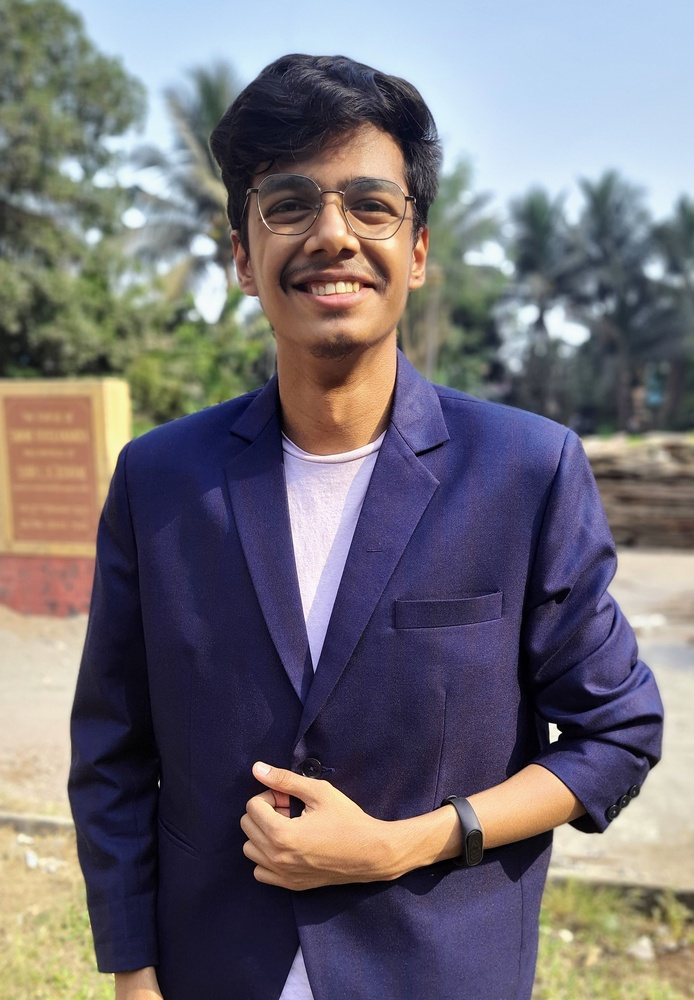
#> input picture DAY 2/face/test_imgs/Nachiket Suryawanshi.jpg, 694 x 1000 px, shrunk from 2353 x 3389 before the run, given in place of the camera
$ jupyter execute Live_Sketch_Using_Webcam.ipynb   (text cells are left out)
#> lines starting #> are read from the running program, lines starting #| are printed output that depends on the picture; after the words box and inside, x2 and y2 are one past the last pixel; in counts of white or black regions, pixels touching at a corner belong together
#> further down, frame is the input picture: shape (1000, 694, 3); mean B, G, R 117.9, 111.1, 115.5
[cell 1]
import cv2
import numpy as np

[cell 2]
# Our sketch generating function
def sketch(image):
    # Convert image to grayscale
    img_gray = cv2.cvtColor(image, cv2.COLOR_BGR2GRAY)
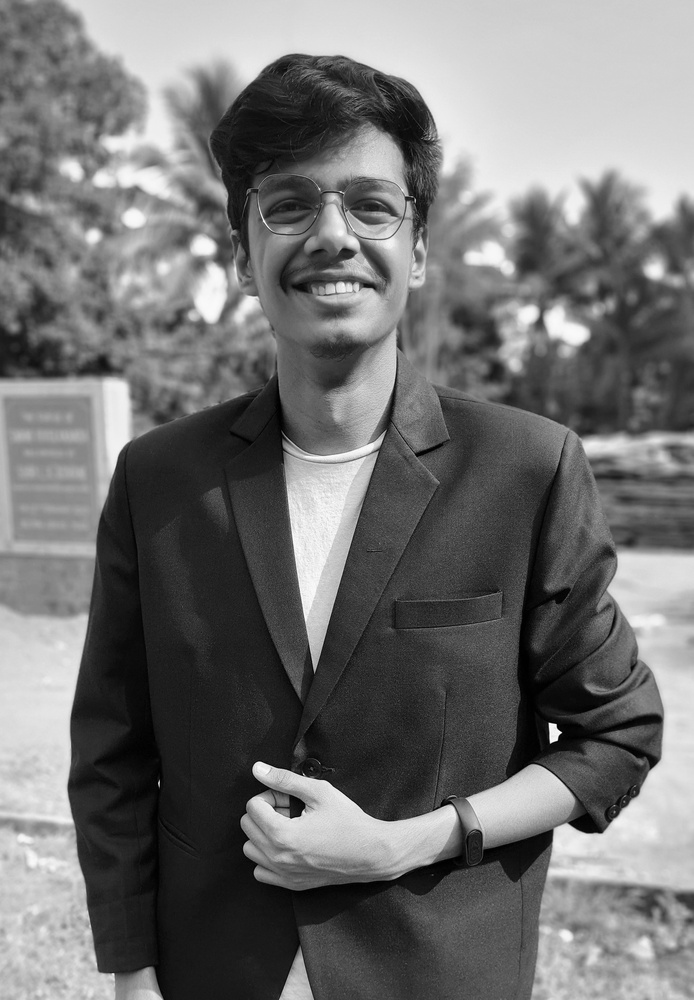
#> img_gray: shape (1000, 694); min 0, max 255, mean 113.2

    # Clean up image using Guassian Blur
    img_gray_blur = cv2.GaussianBlur(img_gray, (5,5), 0)

    # Extract edges
    canny_edges = cv2.Canny(img_gray_blur, 10, 70)
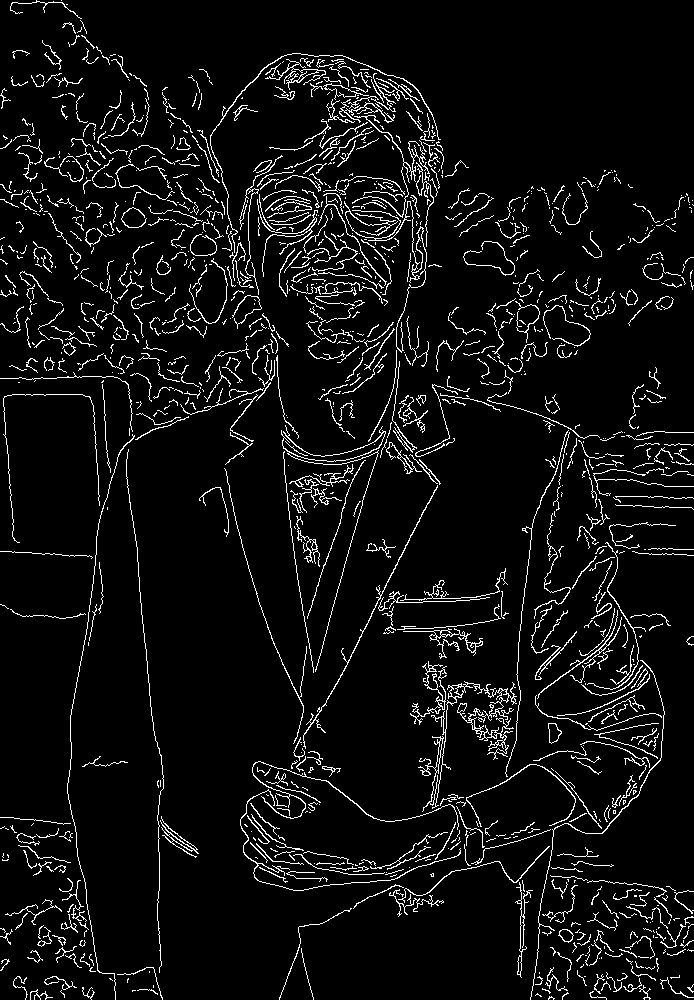
#> canny_edges: shape (1000, 694); 6.1% white in thin lines or dots

    # Do an invert binarize the image
    ret, mask = cv2.threshold(canny_edges, 70, 255, cv2.THRESH_BINARY_INV)
#> mask: shape (1000, 694); 93.9% white; black in thin lines or dots
    return mask

[cell 3]
# Initialize webcam, cap is the object provided by VideoCapture
# It contains a boolean indicating if it was sucessful (ret)
# It also contains the images collected from the webcam (frame)
cap = cv2.VideoCapture(0)

while True:
    ret, frame = cap.read()
    cv2.imshow('Our Live Sketcher', sketch(frame))
    k=cv2.waitKey(1)
#> (key Esc is pressed here)
    if k == 13: #13 is the Enter Key
        break
# Release camera and close windows
cap.release()
cv2.destroyAllWindows()

$ run again, on DAY 2/face/test_imgs/blaze.jpg
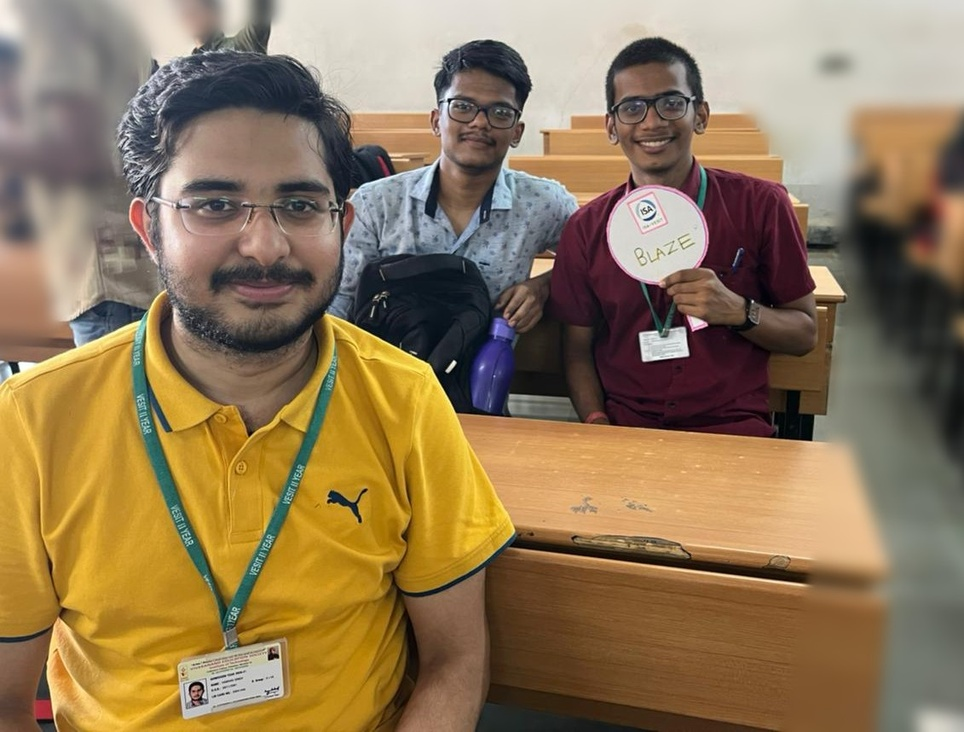
#> input picture DAY 2/face/test_imgs/blaze.jpg, 964 x 732 px, shrunk from 1131 x 858 before the run, given in place of the camera
#> frame is the input picture: shape (732, 964, 3); mean B, G, R 87.3, 120.5, 143.8
#> in sketch, `img_gray = cv2.cvtColor(image, cv2.COLOR_BGR2GRAY)`:
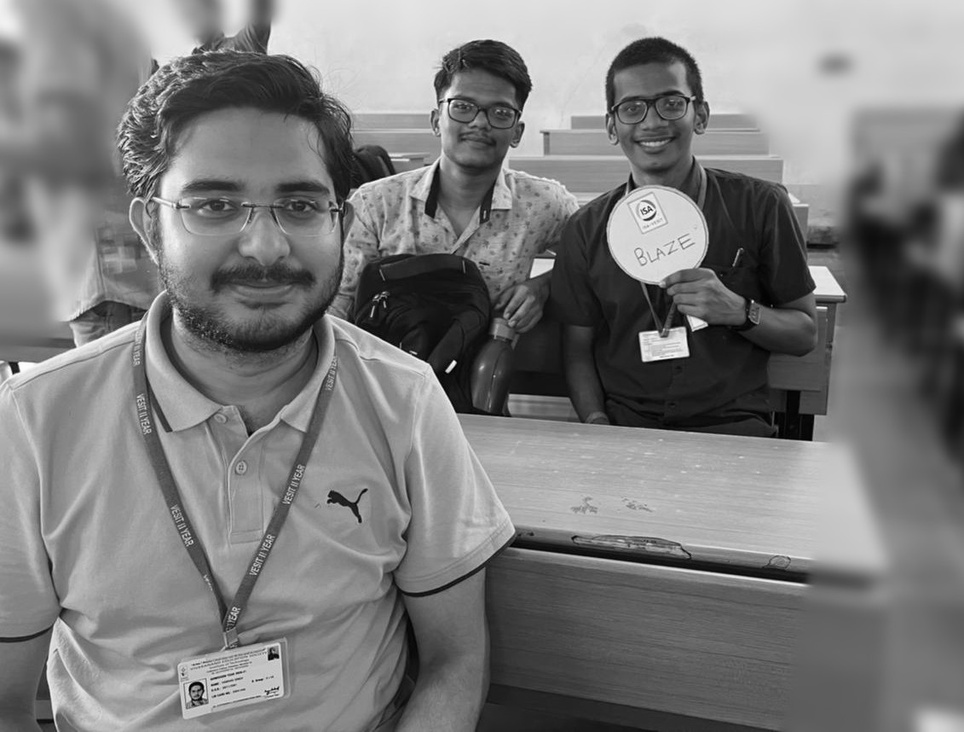
#> img_gray: shape (732, 964); min 0, max 255, mean 123.7
#> in sketch, `canny_edges = cv2.Canny(img_gray_blur, 10, 70)`:
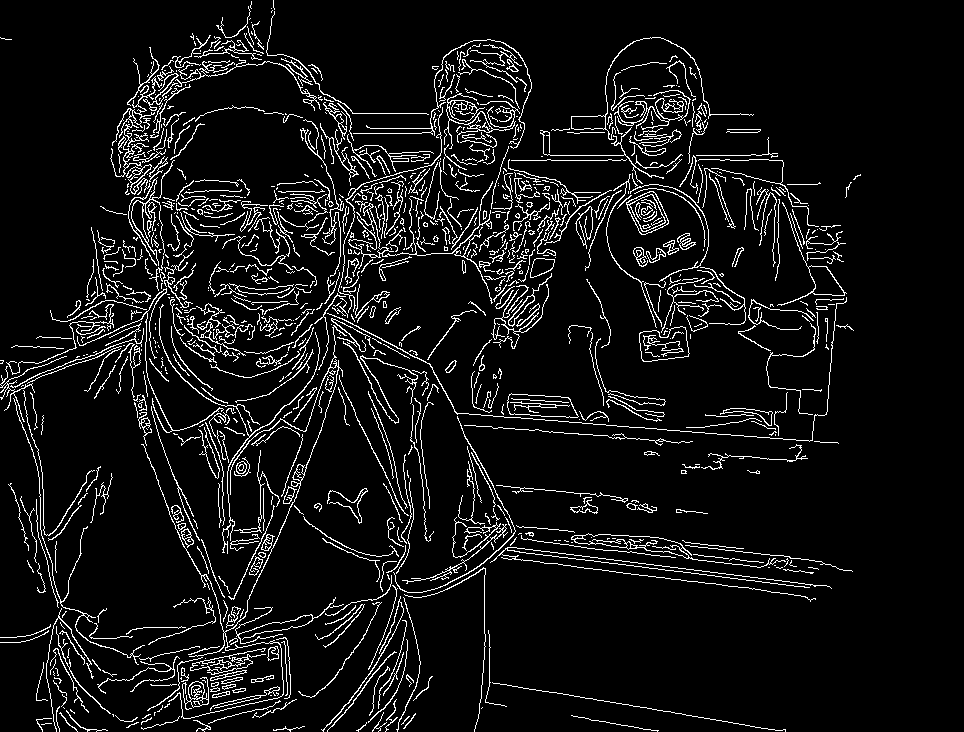
#> canny_edges: shape (732, 964); 7.4% white in thin lines or dots, all inside (x1, y1, x2, y2) = (0, 0, 861, 732)

$ run again, on DAY 2/face/test_imgs/t1.jpeg
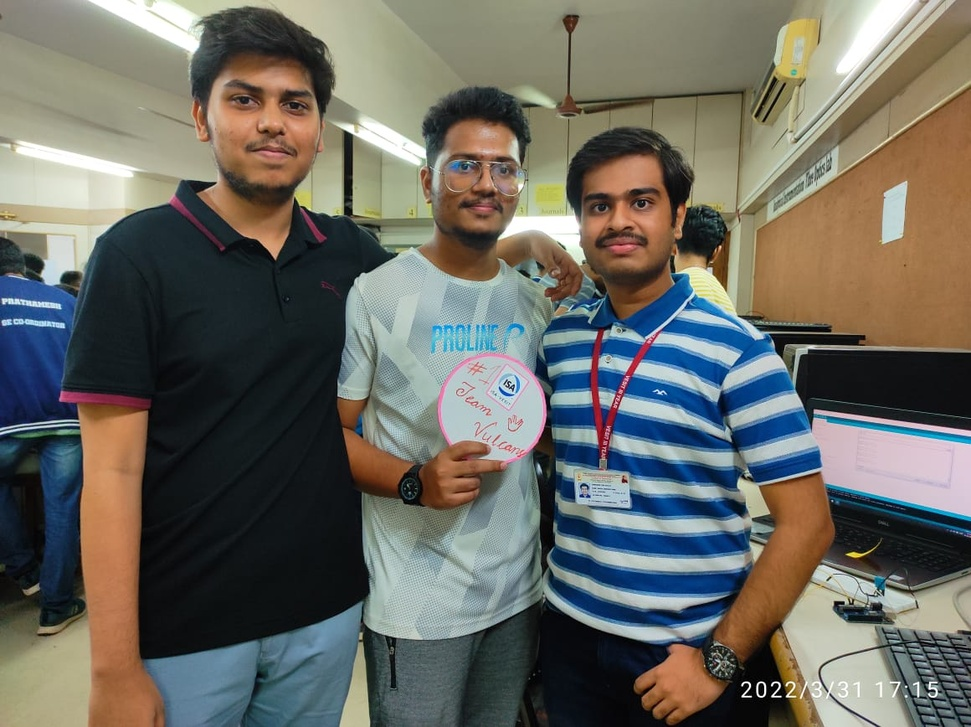
#> input picture DAY 2/face/test_imgs/t1.jpeg, 971 x 727 px, shrunk from 1160 x 868 before the run, given in place of the camera
#> frame is the input picture: shape (727, 971, 3); mean B, G, R 98.4, 106, 106.7
#> in sketch, `img_gray = cv2.cvtColor(image, cv2.COLOR_BGR2GRAY)`:
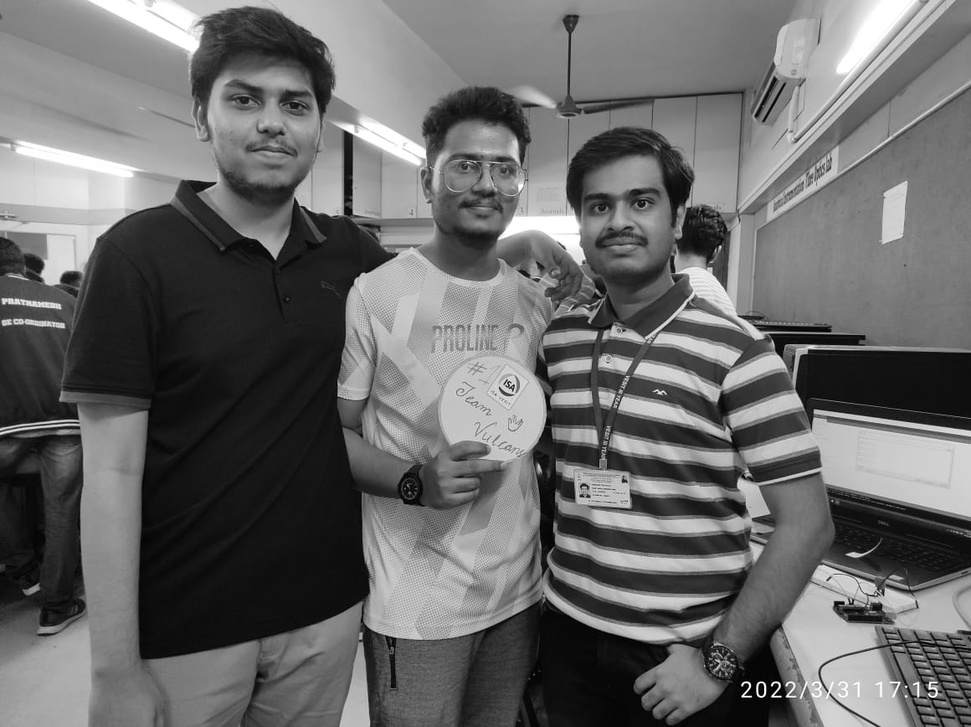
#> img_gray: shape (727, 971); min 0, max 255, mean 105.3
#> in sketch, `canny_edges = cv2.Canny(img_gray_blur, 10, 70)`:
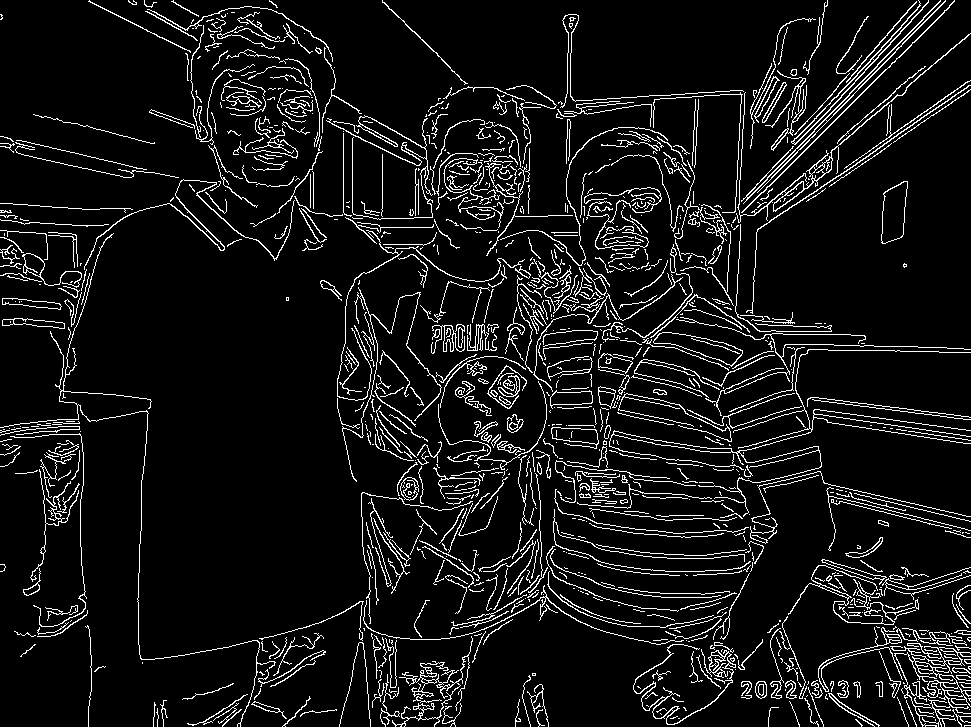
#> canny_edges: shape (727, 971); 8% white in thin lines or dots
#> mask: shape (727, 971); 92% white; black in thin lines or dots

$ run again, on DAY 2/face/test_imgs/t2.png
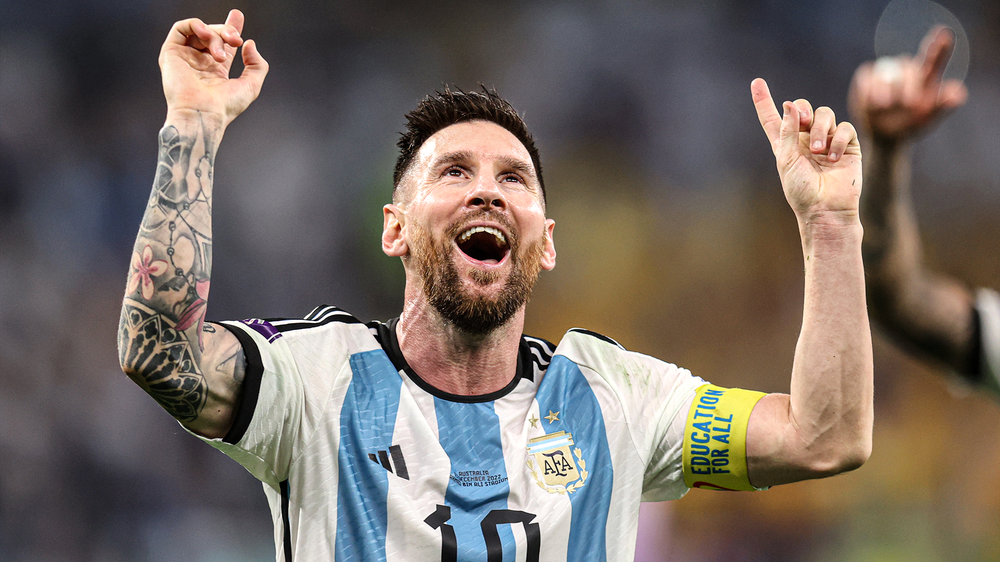
#> input picture DAY 2/face/test_imgs/t2.png, 1000 x 562 px, shrunk from 1920 x 1080 before the run, given in place of the camera
#> frame is the input picture: shape (562, 1000, 3); mean B, G, R 99, 105.7, 115.7
#> in sketch, `img_gray = cv2.cvtColor(image, cv2.COLOR_BGR2GRAY)`:
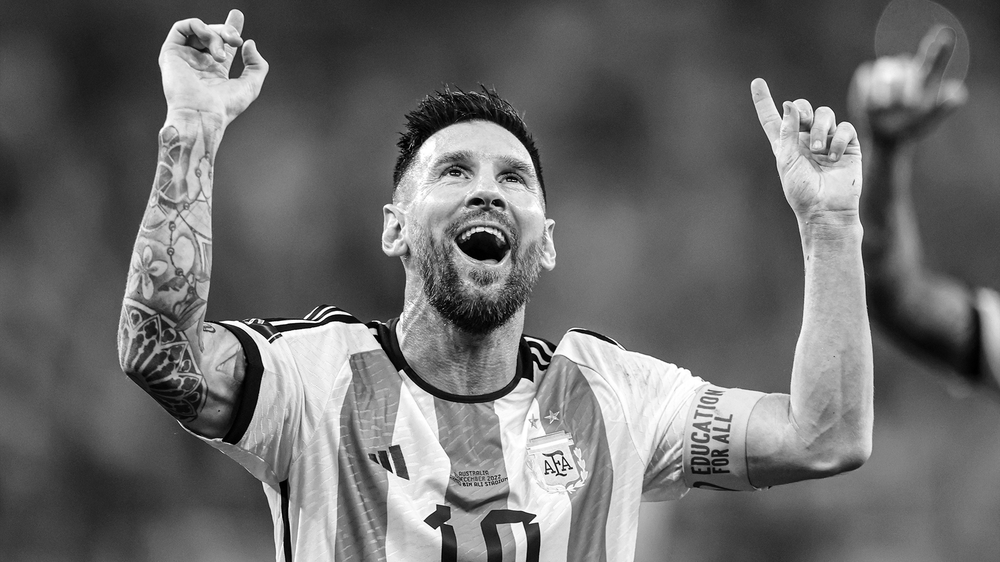
#> img_gray: shape (562, 1000); min 0, max 255, mean 107.9
#> in sketch, `canny_edges = cv2.Canny(img_gray_blur, 10, 70)`:
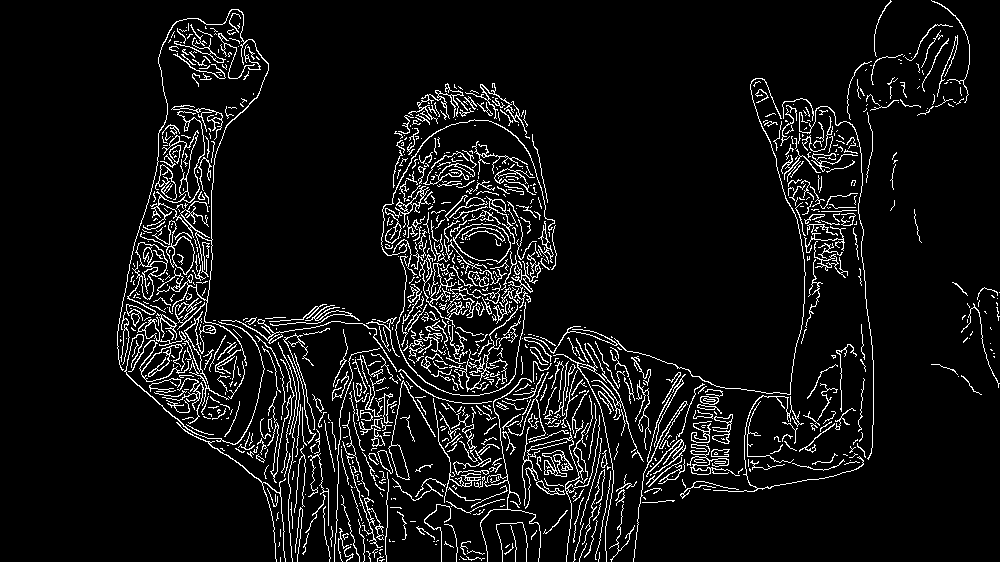
#> canny_edges: shape (562, 1000); 7.2% white in thin lines or dots, all inside (x1, y1, x2, y2) = (117, 0, 1000, 562)
